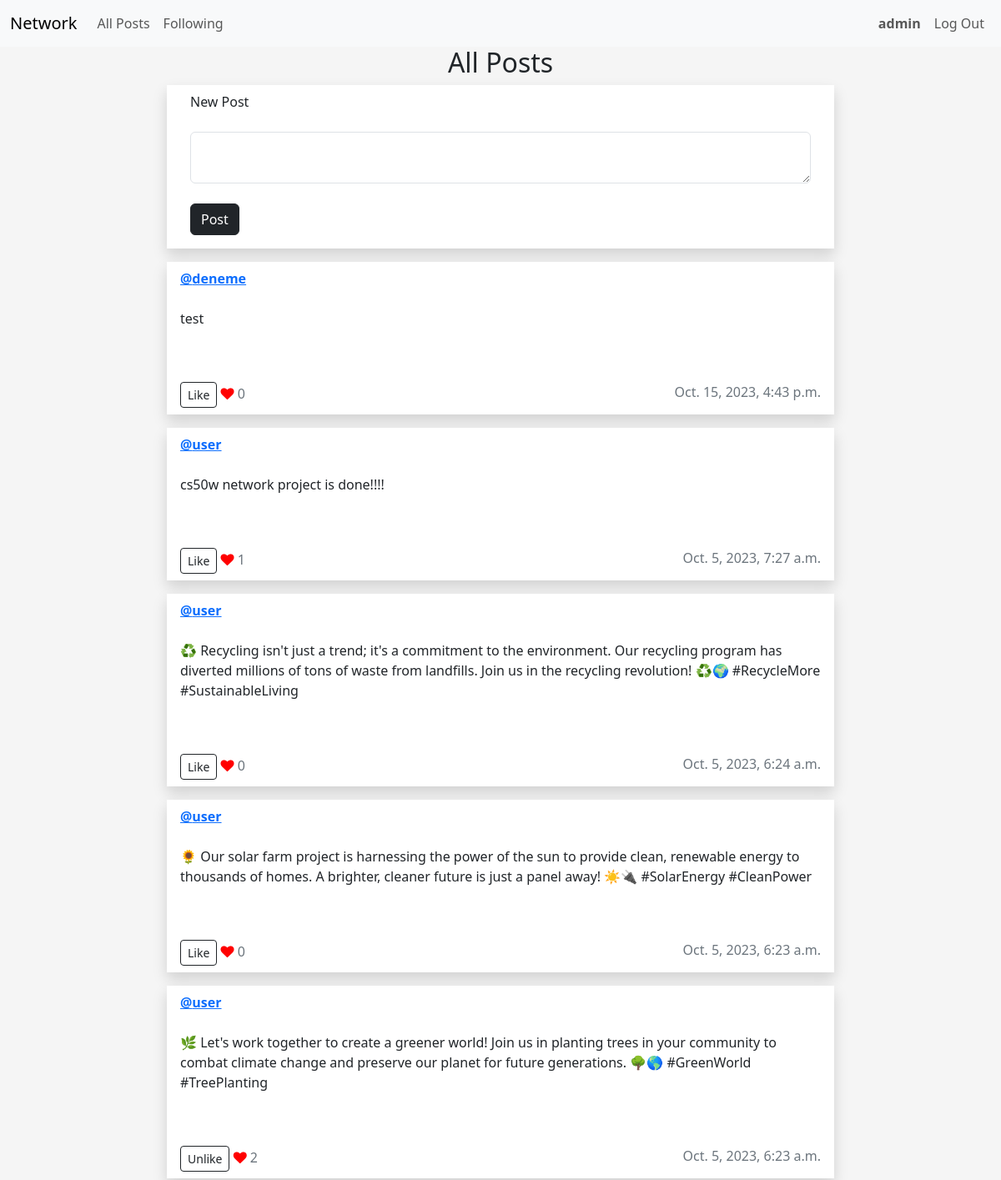
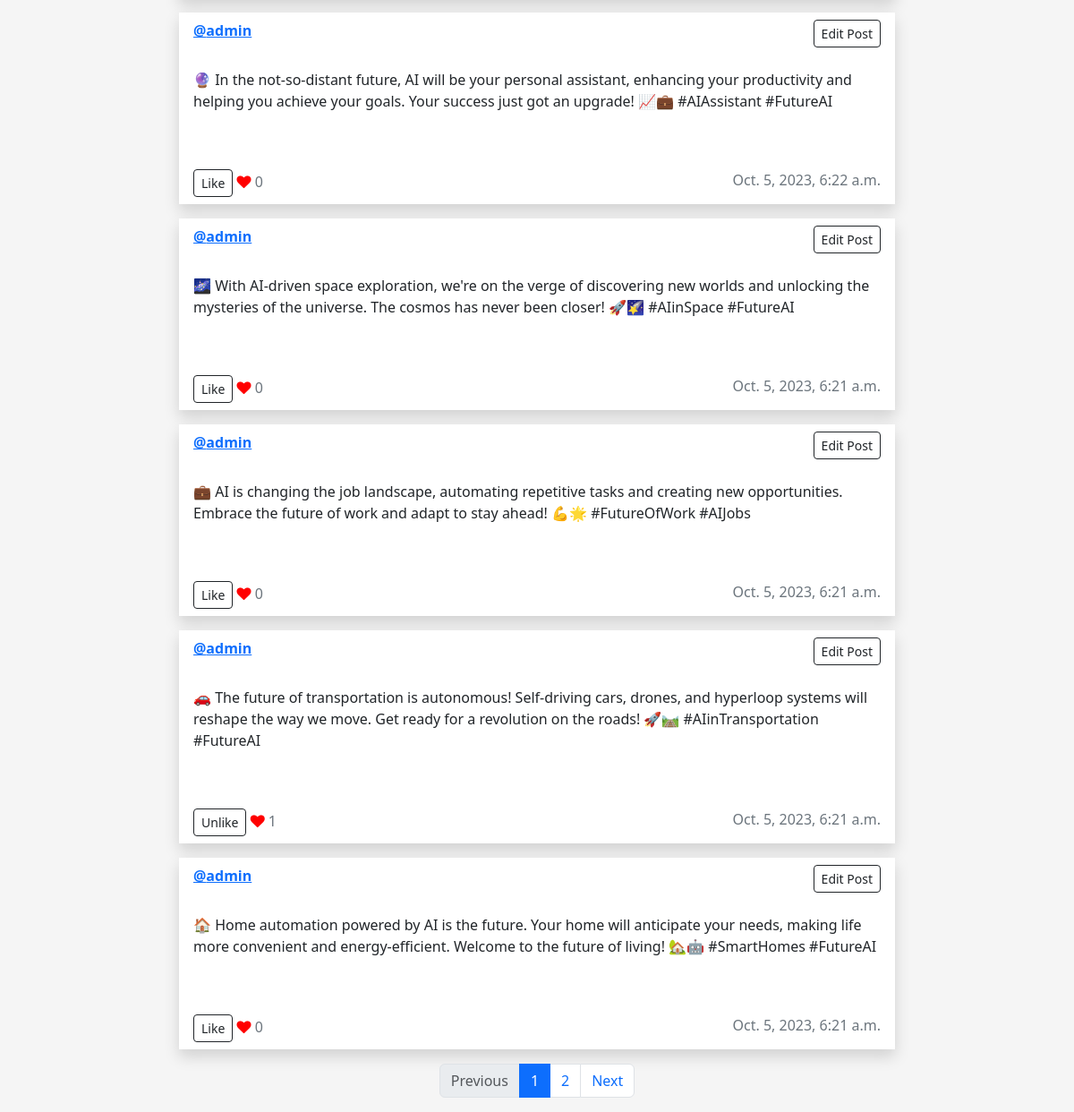
Screenshot of / (signed in) with the database file from the repository (2 pictures, top to bottom).
### network/models.py (models this page shows, shortened)
class User(AbstractUser):
    pass

class Post(models.Model):
    user = models.ForeignKey(User, on_delete=models.CASCADE)
    content = models.TextField()
    timestamp = models.DateTimeField(auto_now_add=True)
    likes = models.ManyToManyField(User, related_name="liked_posts")

### network/views.py (the view)
# urls.py: path("", views.index, name="index"),
def index(request):
    post_list = Post.objects.all().order_by("-timestamp")
    paginator = Paginator(post_list, POST_NUMBER_PER_PAGE)  # Show2  contacts per page.
    page_number = request.GET.get("page")
    page_obj = paginator.get_page(page_number)
    return render(request, "network/index.html", {"page_obj": page_obj})

### network/templates/network/index.html (shortened to what this page needs)
{% extends "network/layout.html" %}
{% block body %}
<h2>All Posts</h2>
<div class="row">
   <div class="card rounded-0 border-0 shadow mb-3 mx-auto" style="max-width: 50rem;">
      <div class="card-header bg-transparent border-0">
         New Post
      </div>
      <div class="card-body">
         <form action="{% url 'post' %}" method="post">
            <textarea class="form-control" autofocus="true" name="content" id="content" maxlength="400"></textarea><br>
            <input class="btn btn-dark" type="submit" value="Post">
         </form>
      </div>
   </div>
</div>
{% for post in page_obj.object_list %}
<div id="posts">
    <div class="row mb-3">
       <div class="post" data-post-id="{{ post.id }}">
          <div class="card rounded-0 border-0 shadow mx-auto" style="max-width: 50rem;">
             <div class="card-header bg-transparent border-0 d-flex justify-content-between">
                <strong><a href="{% url 'profile' post.user.id %}">@{{ post.user }}</a></strong>
                {% if post.user == request.user %}
                <button type="button" class="btn btn-sm btn-outline-dark edit-button">Edit Post</button>
                {% endif %}
             </div>
             <div class="card-body text-dark">
                <p id="post-content" class="post-content">{{ post.content }}</p>
                <br>
             </div>
             <div class="card-footer bg-transparent text-secondary border-0 d-flex justify-content-between">
                <div>
                    <button type="button" id="likeButton_{{ post.id }}" data-post-id="{{ post.id }}" class="btn btn-outline-dark btn btn-sm like-button">
                        {% if user in post.likes.all %}
                        Unlike
                        {% else %}
                        Like
                        {% endif %}
                    </button>
                    <i class="fa fa-heart" style="color: red;"></i>
                    <span id="likeCount_{{ post.id }}" class="like-count">{{ post.likes.count }}</span>
                </div>
                <div>
                    <span> {{ post.timestamp }}</span>
                </div>
             </div>
          </div>
       </div>
    </div>
 </div>
 </div>
{% endfor %}
<nav aria-label="Page navigation example">
   <ul class="pagination justify-content-center">
      {% if page_obj.has_previous %}
      <li class="page-item">
         <a class="page-link" href="?page={{ page_obj.previous_page_number }}">Previous</a>
      </li>
      {% else %}
      <li class="page-item disabled">
         <span class="page-link">Previous</span>
      </li>
      {% endif %}
      {% for i in page_obj.paginator.page_range %}
      <li class="page-item {% if i == page_obj.number %}active{% endif %}">
         <a class="page-link" href="?page={{ i }}">{{ i }}</a>
      </li>
      {% endfor %}
      {% if page_obj.has_next %}
      <li class="page-item">
         <a class="page-link" href="?page={{ page_obj.next_page_number }}">Next</a>
      </li>
      {% else %}
      <li class="page-item disabled">
         <span class="page-link">Next</span>
      </li>
      {% endif %}
   </ul>
</nav>
{% endblock %}

### network/templates/network/layout.html (shortened to what this page needs)
{% load static %}
<!DOCTYPE html>
<html lang="en">
    <head>
        <link href="https://cdn.jsdelivr.net/npm/bootstrap@5.3.2/dist/css/bootstrap.min.css" rel="stylesheet">
        <link rel="stylesheet" href="https://cdnjs.cloudflare.com/ajax/libs/font-awesome/4.7.0/css/font-awesome.min.css">
        <link href="{% static 'network/styles.css' %}" rel="stylesheet">
    </head>
    <body>
        <nav class="navbar navbar-expand-lg bg-body-tertiary">
            <div class="container-fluid">
              <a class="navbar-brand" href="{% url 'index' %}">Network</a>
              <div class="collapse navbar-collapse" id="navbarTogglerDemo02">
                <ul class="navbar-nav me-auto mb-2 mb-lg-0">
                  <li class="nav-item">
                    <a class="nav-link" href="{% url 'index' %}">All Posts</a>
                  </li>
                  {% if user.is_authenticated %}
                  <li class="nav-item">
                    <a class="nav-link" href="{% url 'following' %}">Following</a>
                  </li>
                  {% endif %}
                </ul>
                <ul class="navbar-nav ms-auto">
                    {% if user.is_authenticated %}
                    <li class="nav-item">
                        <a class="nav-link" href="{% url 'profile' request.user.id %}"><strong>{{ request.user.username }}</strong></a>
                    </li>
                      <li class="nav-item">
                        <a class="nav-link" href="{% url 'logout' %}">Log Out</a>
                      </li>
                    {% endif %}
                </ul>
              </div>
            </div>
          </nav>
        <div class="body">
            {% block body %}
            {% endblock %}
    </body>
</html>

### network/static/network/styles.css (style rules this page uses)
h2 { text-align: center; }
body { background-color: #f5f5f5; }
.card-header { display: block; justify-content: space-between; }

### rows the page displays
User: user.username "admin"
Post: user "deneme", content "test", shows "Like", likes.count "0", timestamp "Oct. 15, 2023, 4:43 p.m."
Post: user "user", content "cs50w network project is done!!!!", shows "Like", likes.count "1", timestamp "Oct. 5, 2023, 7:27 a.m."
Post: user "user", content "♻️ Recycling isn't just a trend; it's a commitment to the environment. Our recycling program has diverted millions of tons of waste from landfills. Join us in the recycling revolution! ♻️🌍 #RecycleMore #SustainableLiving", shows "Like", likes.count "0", timestamp "Oct. 5, 2023, 6:24 a.m."
Post: user "user", content "🌻 Our solar farm project is harnessing the power of the sun to provide clean, renewable energy to thousands of homes. A brighter, cleaner future is just a panel away! ☀️🔌 #SolarEnergy #CleanPower", shows "Like", likes.count "0", timestamp "Oct. 5, 2023, 6:23 a.m."
Post: user "user", content "🌿 Let's work together to create a greener world! Join us in planting trees in your community to combat climate change and preserve our planet for future generations. 🌳🌎 #GreenWorld #TreePlanting", shows "Unlike", likes.count "2", timestamp "Oct. 5, 2023, 6:23 a.m."
Post: user "admin", shows "Edit Post", content "🔮 In the not-so-distant future, AI will be your personal assistant, enhancing your productivity and helping you achieve your goals. Your success just got an upgrade! 📈💼 #AIAssistant #FutureAI", shows "Like", likes.count "0", timestamp "Oct. 5, 2023, 6:22 a.m."
Post: user "admin", shows "Edit Post", content "🌌 With AI-driven space exploration, we're on the verge of discovering new worlds and unlocking the mysteries of the universe. The cosmos has never been closer! 🚀🌠 #AIinSpace #FutureAI", shows "Like", likes.count "0", timestamp "Oct. 5, 2023, 6:21 a.m."
Post: user "admin", shows "Edit Post", content "💼 AI is changing the job landscape, automating repetitive tasks and creating new opportunities. Embrace the future of work and adapt to stay ahead! 💪🌟 #FutureOfWork #AIJobs", shows "Like", likes.count "0", timestamp "Oct. 5, 2023, 6:21 a.m."
Post: user "admin", shows "Edit Post", content "🚗 The future of transportation is autonomous! Self-driving cars, drones, and hyperloop systems will reshape the way we move. Get ready for a revolution on the roads! 🚀🛤️ #AIinTransportation #FutureAI", shows "Unlike", likes.count "1", timestamp "Oct. 5, 2023, 6:21 a.m."
Post: user "admin", shows "Edit Post", content "🏠 Home automation powered by AI is the future. Your home will anticipate your needs, making life more convenient and energy-efficient. Welcome to the future of living! 🏡🤖 #SmartHomes #FutureAI", shows "Like", likes.count "0", timestamp "Oct. 5, 2023, 6:21 a.m."

### other values shown
{{ i }} "1" "2"
